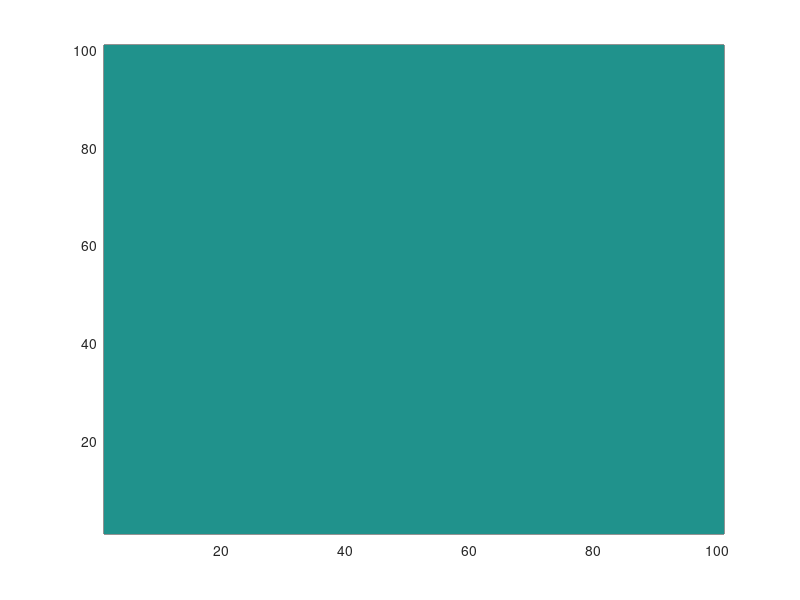

Source code (MATLAB): (Note: this script raises an error after producing the figure.)
% Create simple SFINCS model with thin dams + pumps
fclose('all');
clear all
close all
clc

%% 0. Settings
destin = 'p:\11202255-sfincs\organise_scripts\sfincs_modelsetup\example00_basin_thindam_drainage\mymodel\';
mkdir(destin); cd(destin);

%% 1. Bathymetry
xvalues                 = [0:100:10000];
yvalues                 = [0:100:10000];
[xvalues, yvalues]      = meshgrid(xvalues,yvalues);
zvalues                 = zeros(size(xvalues));
figure; pcolor(zvalues); shading flat;

%% 2. SFINCS
% Inp
inp             = sfincs_initialize_input;
inp.nmax        = size(xvalues,1);
inp.mmax        = size(yvalues,2);
inp.dx          = nanmedian(diff(xvalues(1,:)));
inp.dy          = nanmedian(diff(yvalues(:,1)));
inp.x0          = min(min(xvalues));
inp.y0          = min(min(yvalues));
inp.mskfile     = 'sfincs.msk';
inp.depfile     = 'sfincs.dep';
inp.indexfile   = 'sfincs.ind';

% Active versus inactive
msk             = ones(size(zvalues));
figure; pcolor(msk); shading flat;

% Write binary inputs for bed, mask and index
sfincs_write_binary_inputs(zvalues,msk,inp.indexfile,inp.depfile,inp.mskfile)

% observation point in middle of domain
inp.obsfile         = 'sfincs.obs';
points_obs.x        = [xvalues(25,25), xvalues(25,75), xvalues(75, 75), xvalues(75, 25)];
points_obs.y        = [yvalues(25,25), yvalues(25,75), yvalues(75, 75), yvalues(75, 25)];
points_obs.length   = length(points_obs.x);
sfincs_write_boundary_points(inp.obsfile,points_obs);

% Write thin dam
clear thindam
inp.thdfile         = 'sfincs.thn';
thindam(1).name{1}  = 'dam1';
thindam(1).x        = [xvalues(50,1)-100 xvalues(50,end)+100];
thindam(1).y        = [yvalues(50,1) yvalues(50,1)];
thindam(1).length   = 2;
thindam(2).name{1}  = 'dam2';
thindam(2).x        = [xvalues(1,50) xvalues(1,50)];
thindam(2).y        = [yvalues(1,1)-100 yvalues(end,50)+100];
thindam(2).length   = 2;
sfincs_write_thin_dams(inp.thdfile,thindam)

figure; hold on;
pcolor(xvalues,yvalues,zvalues);
plot(thindam(1).x, thindam(1).y, '-k')
plot(thindam(2).x, thindam(2).y, '-k')

% Write two pumps
inp.drnfile         = 'sfincs.drn';
for jj = 1:2
    if jj == 1
        drain(jj).xsnk = xvalues(25,25);    % sink x-coordinate(s), from where water is taken
        drain(jj).ysnk = yvalues(25,25);    % sink y-coordinate(s)
        drain(jj).xsrc = xvalues(25,75);    % source x-coordinate(s), to where water is discharged
        drain(jj).ysrc = yvalues(25,75);    % source x-coordinate(s)
    else
        drain(jj).xsnk = xvalues(75,75);    % sink x-coordinate(s), from where water is taken
        drain(jj).ysnk = yvalues(75,75);    % sink y-coordinate(s)
        drain(jj).xsrc = xvalues(75,25);    % source x-coordinate(s), to where water is discharged
        drain(jj).ysrc = yvalues(75,25);    % source x-coordinate(s)
    end
    drain(jj).type = 1;     % 1= pump, 2=culvert
    drain(jj).par1 = 96.45; % possible drainage discharge in m3/s
    drain(jj).par2 = 0;     % not used yet
    drain(jj).par3 = 0;     % not used yet
    drain(jj).par4 = 0;     % not used yet
    drain(jj).par5 = 0;     % not used yet
end
sfincs_write_drainage_file(inp.drnfile,drain)

% Times
tstart              = datenum(2019,1,1);
tend                = datenum(2019,1,7);
inp.tref            = tstart;
inp.tstart          = tstart;
inp.tstop           = tend;

% Reduce output
inp.dtout           = 3600;
inp.alpha           = 0.25;
inp.theta           = 0.90;
inp.dtwnd           = 1800;
inp.min_lev_hmax    = -5;

% Additional parameters
inp.dtout           = 86400;
inp.dthisout        = 600;
inp.zsini           = 2;
inp.outputformat   = 'net';
inp.qinf_zmin      = -999;
sfincs_write_input('sfincs.inp',inp);
fclose('all')

%%
% Empty the basin dry
total_volume_subset = 5000*5000*2;
time_seconds        = total_volume_subset / ((tend-tstart)*86400);
